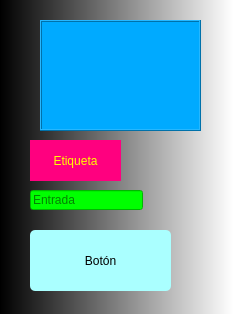
<?xml version="1.0" encoding="UTF-8"?>
<ui version="4.0">
 <class>Form</class>
 <widget class="QWidget" name="Form">
  <property name="geometry">
   <rect>
    <x>0</x>
    <y>0</y>
    <width>233</width>
    <height>314</height>
   </rect>
  </property>
  <property name="minimumSize">
   <size>
    <width>0</width>
    <height>0</height>
   </size>
  </property>
  <property name="maximumSize">
   <size>
    <width>1000</width>
    <height>1000</height>
   </size>
  </property>
  <property name="windowTitle">
   <string>Ejemplo</string>
  </property>
  <property name="windowIcon">
   <iconset resource="imagenes.qrc">
    <normaloff>:/img/imagenes/Animals.ico</normaloff>:/img/imagenes/Animals.ico</iconset>
  </property>
  <property name="styleSheet">
   <string notr="true">background-color: qlineargradient(spread:pad, x1:0, y1:0, x2:1, y2:0, stop:0 rgba(0, 0, 0, 255), stop:1 rgba(255, 255, 255, 255));</string>
  </property>
  <widget class="QPushButton" name="pushButton">
   <property name="geometry">
    <rect>
     <x>30</x>
     <y>230</y>
     <width>141</width>
     <height>61</height>
    </rect>
   </property>
   <property name="styleSheet">
    <string notr="true">border-radius:5px;
background-color: rgb(170, 255, 255);</string>
   </property>
   <property name="text">
    <string>Botón</string>
   </property>
   <property name="icon">
    <iconset resource="imagenes.qrc">
     <normaloff>:/img/imagenes/exit-60.png</normaloff>:/img/imagenes/exit-60.png</iconset>
   </property>
   <property name="iconSize">
    <size>
     <width>60</width>
     <height>60</height>
    </size>
   </property>
  </widget>
  <widget class="QLineEdit" name="lineEdit">
   <property name="geometry">
    <rect>
     <x>30</x>
     <y>190</y>
     <width>113</width>
     <height>20</height>
    </rect>
   </property>
   <property name="styleSheet">
    <string notr="true">background-color: rgb(0, 255, 0);
color: rgb(5, 5, 5);</string>
   </property>
   <property name="text">
    <string/>
   </property>
   <property name="placeholderText">
    <string>Entrada</string>
   </property>
  </widget>
  <widget class="QLabel" name="label">
   <property name="geometry">
    <rect>
     <x>30</x>
     <y>140</y>
     <width>91</width>
     <height>41</height>
    </rect>
   </property>
   <property name="styleSheet">
    <string notr="true">background-color: rgb(255, 0, 127);
color: rgb(255, 255, 0);</string>
   </property>
   <property name="text">
    <string>Etiqueta</string>
   </property>
   <property name="alignment">
    <set>Qt::AlignCenter</set>
   </property>
  </widget>
  <widget class="QLabel" name="label_2">
   <property name="geometry">
    <rect>
     <x>40</x>
     <y>20</y>
     <width>161</width>
     <height>111</height>
    </rect>
   </property>
   <property name="styleSheet">
    <string notr="true">alternate-background-color: rgb(255, 170, 0);
background-color: rgb(0, 170, 255);</string>
   </property>
   <property name="frameShape">
    <enum>QFrame::Box</enum>
   </property>
   <property name="frameShadow">
    <enum>QFrame::Raised</enum>
   </property>
   <property name="text">
    <string/>
   </property>
   <property name="pixmap">
    <pixmap resource="imagenes.qrc">:/img/imagenes/facebook-480.png</pixmap>
   </property>
   <property name="scaledContents">
    <bool>true</bool>
   </property>
  </widget>
 </widget>
 <resources>
  <include location="imagenes.qrc"/>
  <include location="images.qrc"/>
 </resources>
 <connections>
  <connection>
   <sender>pushButton</sender>
   <signal>clicked()</signal>
   <receiver>Form</receiver>
   <slot>close()</slot>
   <hints>
    <hint type="sourcelabel">
     <x>130</x>
     <y>259</y>
    </hint>
    <hint type="destinationlabel">
     <x>208</x>
     <y>-9</y>
    </hint>
   </hints>
  </connection>
  <connection>
   <sender>lineEdit</sender>
   <signal>textChanged(QString)</signal>
   <receiver>label</receiver>
   <slot>setText(QString)</slot>
   <hints>
    <hint type="sourcelabel">
     <x>98</x>
     <y>195</y>
    </hint>
    <hint type="destinationlabel">
     <x>95</x>
     <y>159</y>
    </hint>
   </hints>
  </connection>
 </connections>
</ui>
